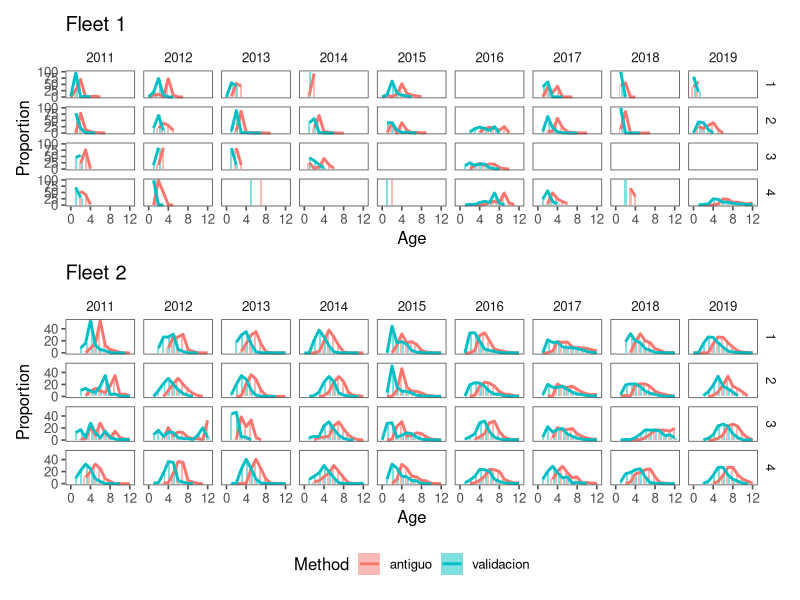
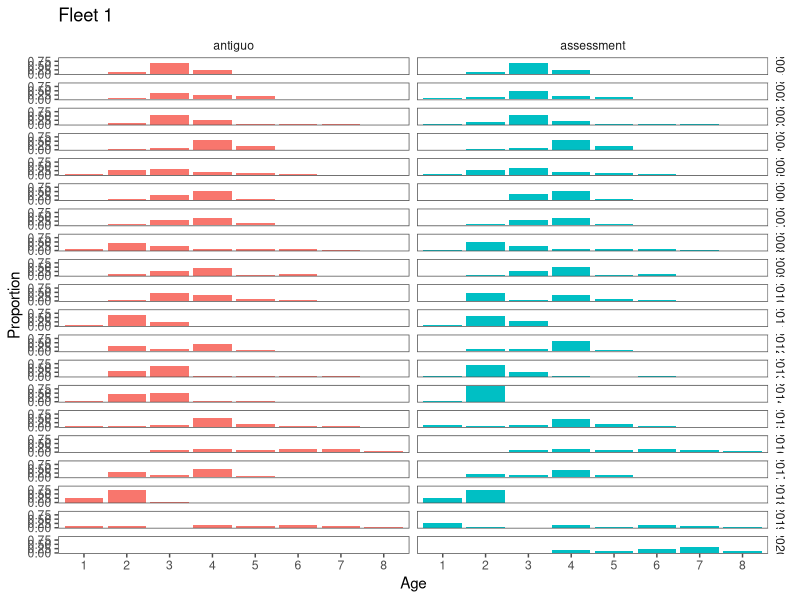
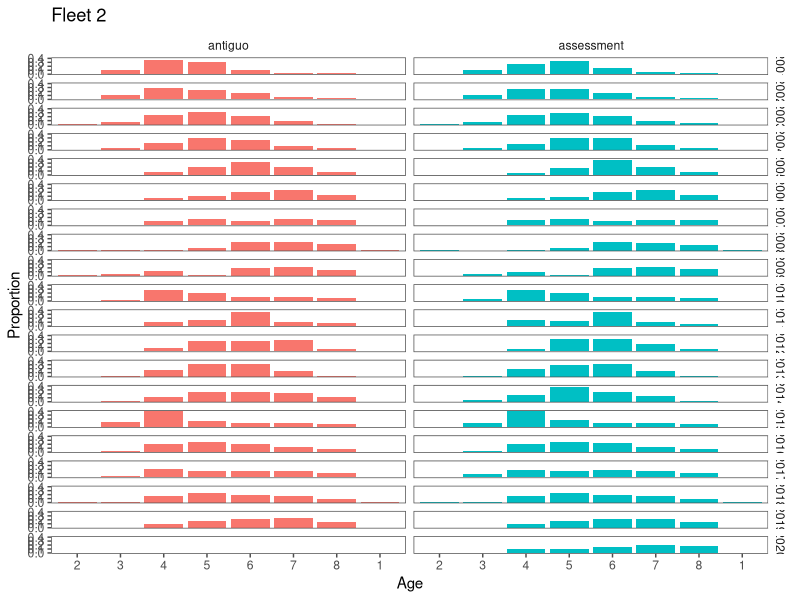
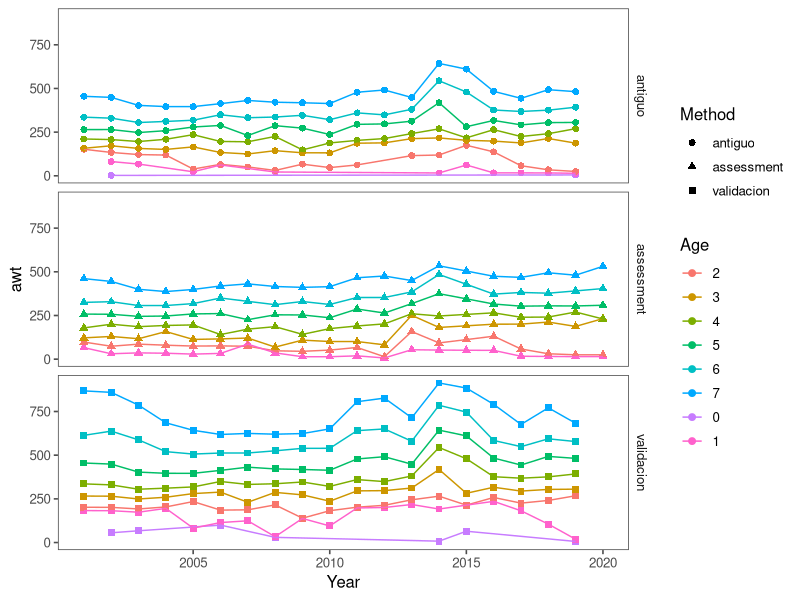
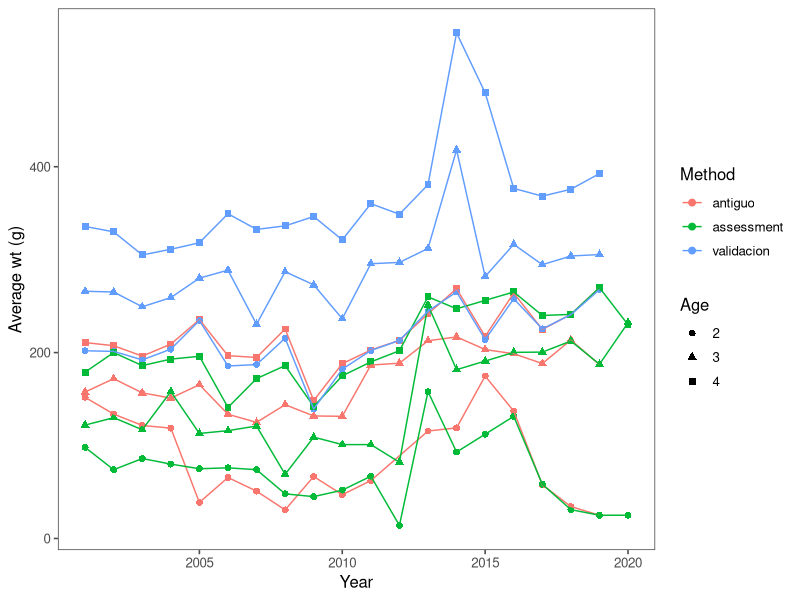

Recreate these plots in R, in order.
## ---- chunk 1

library(tidyverse)
library(ggplot2)
library(ggthemes)
library(patchwork)

options(dplyr.summarise.inform = FALSE)

knitr::opts_chunk$set(echo = FALSE,	message = FALSE,	warning = FALSE,	comment = "",	crop = TRUE )
knitr::opts_chunk$set(fig.width=10) 

# Read in new data 
df_age <- 
  read.csv("All_Age_Data_Chile.csv", header=TRUE, stringsAsFactors = FALSE, fileEncoding="UTF-8-BOM") %>% 
  mutate(fleet = stringr::str_extract(Zone, "(\\d)+")) %>% 
  mutate(quarter = stringr::str_extract(Trimester, "(\\d)+"))
head(df_age)

# Read in data that is in the assessment model for same sources 
df_age_in <- 
  read.csv("AgeDataInAssessment.csv") %>% 
  setNames(c("Year","Fleet","type","Label",1:12)) %>% 
  pivot_longer(cols =5:16,names_to="age")

head(df_age_in)

## ---- chunk 2

# df_age %>% filter(Year>2010,grepl('Fleet 1',Zone)) %>% group_by(Method,Year) %>% mutate(Catch_tot=sum(Catch_no)) %>% ungroup() %>%
# group_by(Method,Year,Age) %>% summarise(Proportion=sum(Catch_no)/Catch_tot) %>%
# ggplot(aes(x=Age,y=Proportion,fill=Method,group=Year)) +
# geom_bar(stat='identity',position="dodge2") + theme_few() + facet_grid(Year~quarter)

plist <- list()

plist[[1]] <-
  df_age %>% 
  filter(Year>2010,grepl('Fleet 1',Zone)) %>% 
  
  ggplot(aes(x=Age,y=Proportion,fill=Method,group=Method)) +
  theme_few() + 
  theme(legend.position="none") +
  geom_bar(stat='identity',position = position_dodge2(width = 0.9, preserve = "single"), alpha=0.5) + 
  geom_line(aes(colour=Method), size=1) +
  labs(title="Fleet 1") +
  facet_grid(quarter~Year)

plist[[2]] <-
  df_age %>% 
  filter(Year>2010,grepl('Fleet 2',Zone)) %>% 
  
  ggplot(aes(x=Age,y=Proportion,fill=Method,group=Method)) +
  theme_few() + 
  theme(legend.position="bottom") +
  geom_bar(stat='identity',position = position_dodge2(width = 0.9, preserve = "single"), alpha=0.5) + 
  geom_line(aes(colour=Method), size=1) +
  labs(title="Fleet 2") +
  facet_grid(quarter~Year)

print(patchwork::wrap_plots(plist) + 
  patchwork::plot_layout(ncol = 1, heights = c(0.45, 0.55)) +
  patchwork::plot_annotation() & theme(plot.tag = element_text(size = 8)))

## ---- chunk 3
# Read in data that is in the assessment model for same sources 
df_age_in <- read.csv("AgeDataInAssessment.csv") 

# Make a plot of currently used wt-at-age for S-C Chile
# 
names(df_age_in) <- c("Year","Fleet","type","Label",1:12)
df_age_in <- df_age_in %>% pivot_longer(cols =5:16,names_to="age")

plt_flt<- function(flt=1,firstyr=2000) {
  tmp1 <- df_age %>% filter(Year>firstyr,grepl(paste('Fleet',flt),Zone)) %>% 
  group_by(Method,Year,Age) %>% 
  summarise(Catch_no=sum(Catch_no) ) %>%
  group_by(Method,Year) %>% mutate(Proportion=Catch_no/sum(Catch_no)) 
tmp2 <- df_age_in %>% 
  filter(type=='catch',Year>firstyr,Fleet==flt) %>%  mutate(Age=as.integer(age)) %>% 
  group_by(Year,Age) %>% 
  transmute(Year,Method="assessment",Age,Catch_no=sum(value)) %>%
  group_by(Year) %>% mutate(Proportion=Catch_no/sum(Catch_no)) 

  rbind(tmp1,tmp2) %>% filter(Age %in% (1:8))  %>% filter(Method != "validacion") %>% mutate(Age=as.factor(Age)) %>% 
  ggplot(aes(x=Age,y=Proportion,fill=Method,group=Year)) +
  geom_bar(stat='identity',position="dodge2") + theme_few(base_size=11) + 
    ggtitle(paste("Fleet",flt)) +
  facet_grid(Year~Method) + theme(legend.position = "none") 
}
plt_flt(1)
plt_flt(2)



## ---- chunk 4
# Combine assessment w/ new file
# 
# Average wt age
tmp1 <- df_age %>% filter(Age<8,Year>2000,grepl('Fleet 2',Zone)) %>% group_by(Method,Year,Age) %>% 
  summarise(Age=as.factor(Age),Catch_wt=sum(Catch_wt),Catch_no=(sum(Catch_no)),awt=1e6*Catch_wt/Catch_no) %>% transmute(Year,Method,Age,awt)
tmp2 <- df_age_in %>% filter(as.numeric(age)<8,type=='wtage',Year>2000,Fleet==2) %>%  
  transmute(Year,Method="assessment",Age=as.factor(as.numeric(age)),awt=value*1000)

rbind(tmp1,tmp2) %>% 
  ggplot(aes(x=Year,y=awt,color=Age,shape=Method,type=Method)) + geom_point(size=2) + geom_line() + theme_few() +
  facet_grid(Method~.)

## ---- chunk 5
rbind(tmp1,tmp2) %>% filter(Age %in% 2:4) %>%  mutate(Age=as.factor(Age)) %>% 
  ggplot(aes(x=Year,y=awt,color=Method,shape=Age,type=Age)) + geom_point(size=2) + geom_line() + theme_few() + ylab("Average wt (g)") #+ facet_grid(Method~.)
